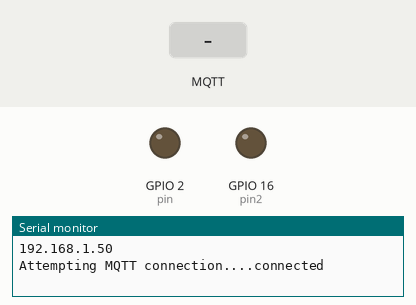
The sketch below on a simulated ESP8266 (NodeMCU). Parts: output pins drawn as LEDs (lit = HIGH), the last lines printed to the serial monitor. The inputs (shaded band) are chosen by the test bench. WiFi joins after 1.5 s; servers stay silent unless stated; no MQTT or app messages arrive unless stated.

Above: at 2.7 s.
2.8 s: MQTT message "close" arrives on the first subscribed topic
At 3.4 s:
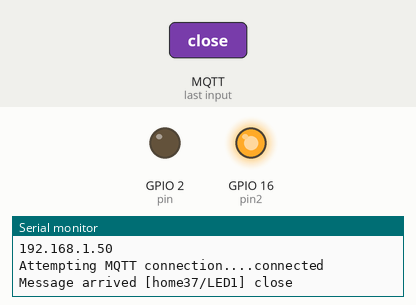
4.5 s: MQTT message "open" arrives on the first subscribed topic
At 5.8 s:
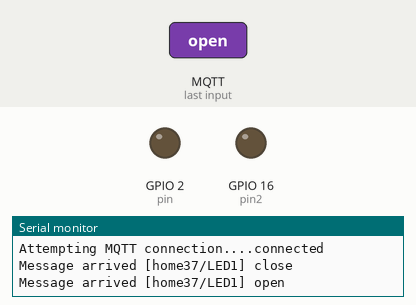
Timing chart, 0 to 7.5 s (numbered marks = the images above; inputs shaded):
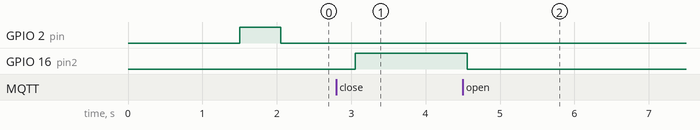

Measured:
- after the input at 2.8 s, GPIO 16 (pin2): LOW → HIGH after 0.26 s
- after the input at 4.5 s, GPIO 16 (pin2): HIGH → LOW after 0.06 s

The sketch:

Nodemcu_combine.ino
```cpp
#include <ESP8266WiFi.h>          //ESP8266 Core WiFi Library (you most likely already have this in your sketch)
#include <DNSServer.h>            //Local DNS Server used for redirecting all requests to the configuration portal
#include <ESP8266WebServer.h>     //Local WebServer used to serve the configuration portal
#include <WiFiManager.h>          //https://github.com/tzapu/WiFiManager WiFi Configuration Magic

#include <PubSubClient.h>

// Create an instance of the server
// specify the port to listen on as an argument
WiFiServer server(80);

const char* mqtt_server = "broker.hivemq.com"; //broker.hivemq.com
const char* IOT_topic = "home37/LED1";
char* IOT_ACK = "home37/LED1/ACK";
WiFiClient espClient;
PubSubClient client(espClient);
long lastMsg = 0;
char msg[50];
int value = 0;

int pin=2; //pin 2 EQUAL TO LED_BUILD_IN
int pin2 = 16;

void setup(){
  Serial.begin(115200);
  pinMode(2, OUTPUT);
  pinMode(16, OUTPUT);
  setup_wifi();
  client.setServer(mqtt_server, 1883);
  client.subscribe(IOT_topic);
  client.setCallback(callback);
}

void setup_wifi() {
  WiFiManager wifiManager;
  //wifiManager.resetSettings(); //forget SSID & password every plugging

  //first parameter is name of access point, second is the password
  //wifiManager.autoConnect("AP-NAME", "AP-PASSWORD");
  wifiManager.autoConnect("SoftAP_testing");

  // Start the server
  while (WiFi.status() != WL_CONNECTED) {
    delay(500);
    Serial.print(".");
  }
  // Print the IP address

  Serial.println(WiFi.localIP());
}


void reconnect() {
  // Loop until we're reconnected
  while (!client.connected()) {
    Serial.print(".");
    //Serial.print("Attempting MQTT connection...");
    // Attempt to connect
    if (client.connect("DoNotKickMeOUTTT")) {
      Serial.println("connected");
      // Once connected, publish an announcement and resubscribe...
      client.subscribe(IOT_topic);
      //client.publish(IOT_topic, "Reconnected Successed");
    } else {
      Serial.print("failed, rc=");
      Serial.print(client.state());
      Serial.println(" try again in 5 seconds");
      // Wait 5 seconds before retrying
      delay(5000);
    }
  }
}


void callback(char* topic, byte* payload, unsigned int length) {
  Serial.print("Message arrived [");
  Serial.print(topic);
  Serial.print("] ");
  String received = "";
  for (int i = 0; i < length; i++) {
    char c = (char)payload[i];
    if(c!='\n' and c!='\r'){
      received += c;
      Serial.print(c);
    }
  }
  Serial.println();

  if (received=="close") {
    digitalWrite(pin2, 1);
    client.publish(IOT_ACK, "LED Closed");
  }else if(received=="open"){
    digitalWrite(pin2, 0);
    client.publish(IOT_ACK, "LED Opened");
  }/*else{
    Serial.print("repeat: ");
    Serial.println(s);
  }*/
}


void loop(){
  if (!client.connected()) {
    digitalWrite(pin, 1);
    Serial.print("Attempting MQTT connection...");
    reconnect();
  }else{
    digitalWrite(pin, 0);
    client.loop();
  }

  delay(500);
}
```
